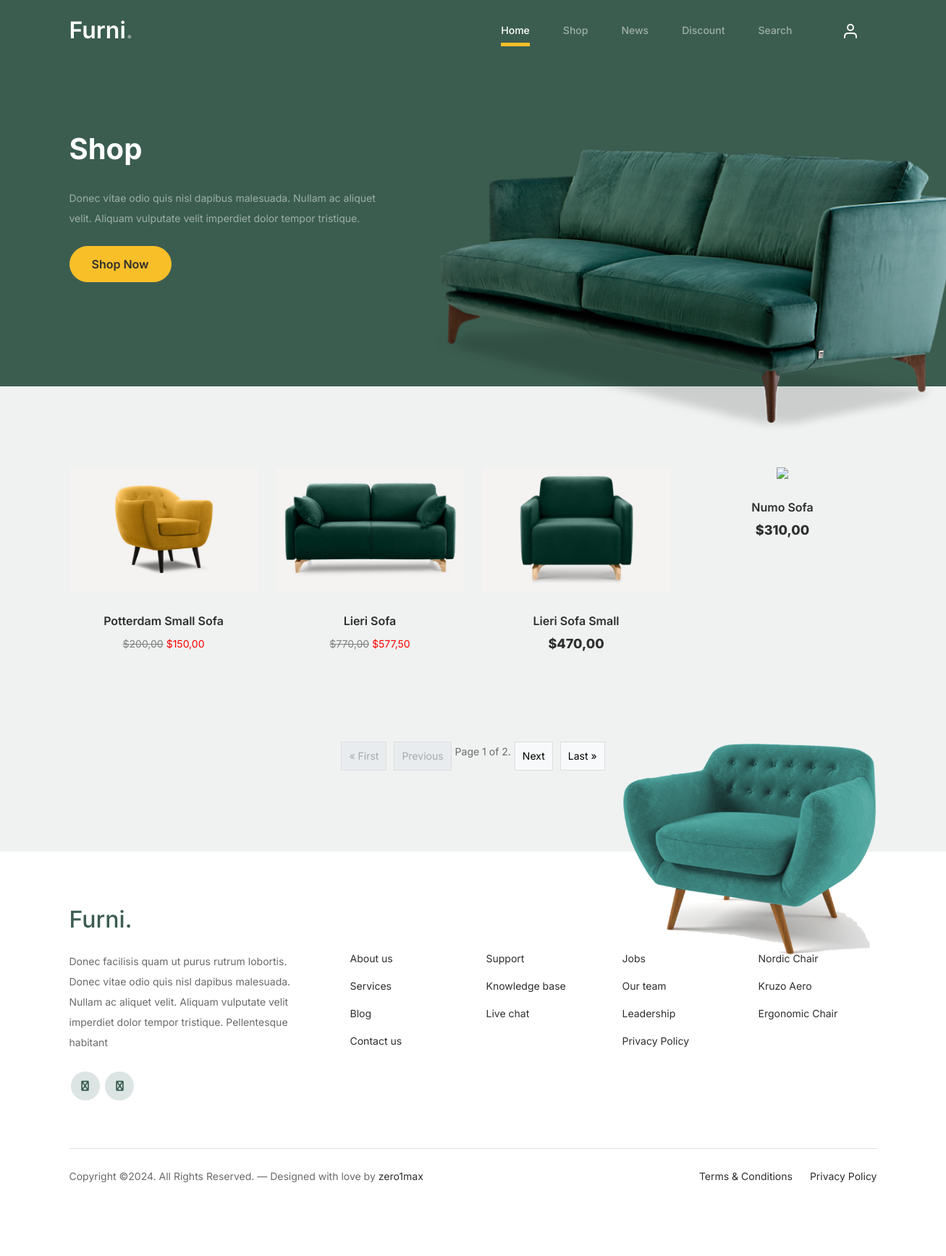
The app's page /shop/ with its own data.
### furniture/models.py (models this page shows, shortened)
class Furniture(models.Model):
    title = models.CharField(max_length=155, verbose_name='Sarlavha')
    slug = models.SlugField(blank=True, unique=True)
    description = models.TextField()
    quantity = models.IntegerField(default=0, verbose_name="Product Quantity")
    created_at = models.DateTimeField(auto_now_add=True, verbose_name="Yaratilgan vaqt")
    updated_at = models.DateTimeField(auto_now=True, verbose_name="Yangilangan vaqti")
    is_published = models.BooleanField(default=True)
    category = models.ForeignKey("Category", on_delete=models.CASCADE, blank=True, null=True)
    price = models.DecimalField(max_digits=10, decimal_places=2)
    discount_percentage = models.DecimalField(max_digits=5, decimal_places=2, blank=True, null=True)
    photo = models.ImageField(upload_to='images/%Y/%m/%d', blank=True)
    def get_discount_price(self):
        if self.discount_percentage:
            discount_amount = self.price * (self.discount_percentage / 100)
            discounted_price = self.price - discount_amount
            return round(discounted_price, 2)  # Return as float with two decimal places
        return round(self.price, 2)

### furniture/views.py (the view)
# urls.py: path('shop/', shop, name='shop'),
def shop(request):
    furnitures = Furniture.objects.filter(is_published=True)
    categories = Category.objects.all()
    paginator = Paginator(furnitures, 4)  # Har bir sahifada 10 ta mebel ko'rsatiladi
    page_number = request.GET.get('page')
    page_obj = paginator.get_page(page_number)
    context = {
        'page_obj': page_obj,
        'categories': categories,
        'title': 'Shop'
    }
    return render(request, 'furniture/shop.html', context)

### furniture/templates/furniture/shop.html (shortened to what this page needs)
{% extends "base.html" %}
{% load static %}
{% block content %}
<div class="product-section">
    <div class="container">
        <div class="row">
            {% for furniture in page_obj %}
                {% if furniture.is_published %}
                    <div class="col-12 col-md-3 mb-5 mb-md-0">
                        <div class="product-item">
                            <a class="product-item" href="{% url 'detail_url' slug=furniture.slug %}">
                                <img src="{{ furniture.photo.url }}" class="img-fluid product-thumbnail">
                                <h3 class="product-title">{{ furniture.title }}</h3>
                                {% if furniture.discount_percentage %}
                                    <div class="price-section">
                                        <span class="original-price">${{ furniture.price }}</span>
                                        <span class="discount-price">${{ furniture.get_discount_price }}</span>
                                    </div>
                                {% else %}
                                    <strong class="product-price">${{ furniture.price }}</strong>
                                {% endif %}
                            </a>
                        </div>
                    </div>
                {% endif %}
            {% endfor %}
        </div>
        <div class="pagination">
            {% if page_obj.has_previous %}
                <form action="" method="get" style="display:inline;">
                    <input type="hidden" name="page" value="1">
                    <button type="submit">&laquo; First</button>
                </form>
                <form action="" method="get" style="display:inline;">
                    <input type="hidden" name="page" value="{{ page_obj.previous_page_number }}">
                    <button type="submit">Previous</button>
                </form>
            {% else %}
                <button type="button" disabled>&laquo; First</button>
                <button type="button" disabled>Previous</button>
            {% endif %}
            <span class="current">
                Page {{ page_obj.number }} of {{ page_obj.paginator.num_pages }}.
            </span>
            {% if page_obj.has_next %}
                <form action="" method="get" style="display:inline;">
                    <button type="submit">Next</button>
                </form>
                <form action="" method="get" style="display:inline;">
                    <button type="submit">Last &raquo;</button>
                </form>
            {% else %}
                <button type="button" disabled>Next</button>
                <button type="button" disabled>Last &raquo;</button>
            {% endif %}
        </div>
    </div>
</div>
{% endblock content %}

### templates/base.html (shortened to what this page needs)
	{% load static %}
	<!Doctype html>
	<html lang="en">
	<head>
	<link href="{% static 'css/bootstrap.min.css' %}" rel="stylesheet">
	<link href="https://cdnjs.cloudflare.com/ajax/libs/font-awesome/6.0.0-beta3/css/all.min.css" rel="stylesheet">
	<link href="{% static 'css/tiny-slider.css' %}" rel="stylesheet">
	<link href="{% static 'css/style.css' %}" rel="stylesheet">
	</head>
	<body>
	<nav class="custom-navbar navbar navbar-expand-md navbar-dark bg-dark" aria-label="Furni navigation bar">
		<div class="container">
		<a class="navbar-brand" href="{% url 'home' %}">Furni<span>.</span></a>
		<div class="collapse navbar-collapse" id="navbarsFurni">
			<ul class="custom-navbar-nav navbar-nav ms-auto mb-2 mb-md-0">
			<li class="nav-item active">
				<a class="nav-link" href="{% url 'home' %}">Home</a>
			</li>
			<li class="nav-item"><a class="nav-link" href="{% url 'shop' %}">Shop</a></li>
			<li class="nav-item"><a class="nav-link" href="{% url 'news' %}">News</a></li>
			<li class="nav-item"><a class="nav-link" href="{% url 'discount' %}">Discount</a></li>
			<li class="nav-item"><a class="nav-link" href="{% url 'search' %}">Search</a></li>
			</ul>
			<ul class="custom-navbar-cta navbar-nav mb-2 mb-md-0 ms-5">
			{% if not request.user.is_authenticated %}
			<li class="nav-item"><a class="nav-link" href="{% url 'login' %}"><img src="{% static 'images/user.svg' %}" alt="Login"></a></li>
			{% endif %}
			</ul>
		</div>
		</div>
	</nav>
	<div class="hero">
		<div class="container">
		<div class="row justify-content-between">
			<div class="col-lg-5">
			<div class="intro-excerpt">
				<h1>{{ title }}</h1>
				<p class="mb-4">Donec vitae odio quis nisl dapibus malesuada. Nullam ac aliquet velit. Aliquam vulputate velit imperdiet dolor tempor tristique.</p>
				<p>
				<a href="{% url 'shop' %}" class="btn btn-secondary me-2">Shop Now</a>
				</p>
			</div>
			</div>
			<div class="col-lg-7">
			<div class="hero-img-wrap">
				<img src="{% static 'images/couch.png' %}" class="img-fluid" alt="Couch">
			</div>
			</div>
		</div>
		</div>
	</div>
	{% block content %}
	{% endblock content %}
	<footer class="footer-section">
		<div class="container relative">
			<div class="sofa-img">
				<img src="{% static 'images/sofa.png' %}" alt="Sofa" class="img-fluid">
			</div>
		<div class="row g-5 mb-5">
			<div class="col-lg-4">
			<div class="mb-4 footer-logo-wrap"><a href="#" class="footer-logo">Furni<span>.</span></a></div>
			<p class="mb-4">Donec facilisis quam ut purus rutrum lobortis. Donec vitae odio quis nisl dapibus malesuada. Nullam ac aliquet velit. Aliquam vulputate velit imperdiet dolor tempor tristique. Pellentesque habitant</p>
			<ul class="list-unstyled custom-social">
				<li><a href="https://www.instagram.com/zero.1.max/"><span class="fa fa-instagram"></span></a></li>
				<li><a href="https://t.me/zero_1_max"><span class="fa fa-telegram"></span></a></li>
			</ul>
			</div>
			<div class="col-lg-8">
			<div class="row links-wrap">
				<div class="col-6 col-sm-6 col-md-3">
				<ul class="list-unstyled">
					<li><a href="#">About us</a></li>
					<li><a href="#">Services</a></li>
					<li><a href="#">Blog</a></li>
					<li><a href="#">Contact us</a></li>
				</ul>
				</div>
				<div class="col-6 col-sm-6 col-md-3">
				<ul class="list-unstyled">
					<li><a href="#">Support</a></li>
					<li><a href="#">Knowledge base</a></li>
					<li><a href="#">Live chat</a></li>
				</ul>
				</div>
				<div class="col-6 col-sm-6 col-md-3">
				<ul class="list-unstyled">
					<li><a href="#">Jobs</a></li>
					<li><a href="#">Our team</a></li>
					<li><a href="#">Leadership</a></li>
					<li><a href="#">Privacy Policy</a></li>
				</ul>
				</div>
				<div class="col-6 col-sm-6 col-md-3">
				<ul class="list-unstyled">
					<li><a href="#">Nordic Chair</a></li>
					<li><a href="#">Kruzo Aero</a></li>
					<li><a href="#">Ergonomic Chair</a></li>
				</ul>
				</div>
			</div>
			</div>
		</div>
		<div class="border-top copyright">
			<div class="row pt-4">
			<div class="col-lg-6">
				<p class="mb-2 text-center text-lg-start">Copyright &copy;<script>document.write(new Date().getFullYear());</script>. All Rights Reserved. &mdash; Designed with love by <a href="https://t.me/zero_1_max">zero1max</a></p>
			</div>
			<div class="col-lg-6 text-center text-lg-end">
				<ul class="list-unstyled d-inline-flex ms-auto">
				<li class="me-4"><a href="#">Terms &amp; Conditions</a></li>
				<li><a href="#">Privacy Policy</a></li>
				</ul>
			</div>
			</div>
		</div>
		</div>
	</footer>
	</body>
	</html>

### furniture/templates/furniture/shop.html (style rules this page uses)
.product-price { font-weight: bold; }
.original-price { text-decoration: line-through; color: grey; }
.discount-price { color: red; }
.pagination { display: flex; justify-content: center; margin-top: 20px; }
.pagination button { margin: 0 5px; padding: 5px 10px; border: 1px solid #ddd; background-color: #f8f9fa; cursor: pointer; }
.pagination button:disabled { cursor: not-allowed; background-color: #e9ecef; }

### records on screen
Furniture: photo (picture), title "Potterdam Small Sofa", price "200,00", get_discount_price "150,00"
Furniture: photo (picture), title "Lieri Sofa", price "770,00", get_discount_price "577,50"
Furniture: photo (picture), title "Lieri Sofa Small", price "470,00"
Furniture: title "Numo Sofa", price "310,00"

### other values on screen
{{ title }} "Shop"
{{ page_obj.number }} "1"
{{ page_obj.paginator.num_pages }} "2"
